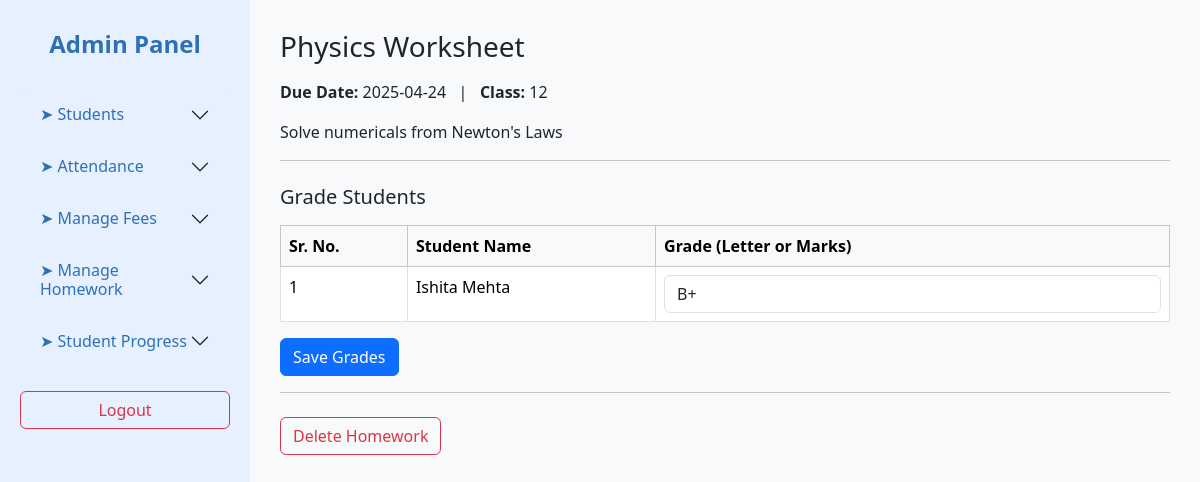
Page /view-homework/2 on the committed database.
### tables this page shows
CREATE TABLE homework (
                id INTEGER PRIMARY KEY AUTOINCREMENT,
                title TEXT NOT NULL,
                description TEXT NOT NULL,
                due_date TEXT NOT NULL,
                assigned_class INTEGER NOT NULL
            );

CREATE TABLE students (
            id INTEGER PRIMARY KEY AUTOINCREMENT,
            name TEXT NOT NULL,
            dob TEXT NOT NULL,
            contact TEXT NOT NULL,
            email TEXT NOT NULL
        , username TEXT, password TEXT);

CREATE TABLE submissions (
                id INTEGER PRIMARY KEY AUTOINCREMENT,
                homework_id INTEGER NOT NULL,
                student_id INTEGER NOT NULL,
                grade TEXT,
                FOREIGN KEY (homework_id) REFERENCES homework(id),
                FOREIGN KEY (student_id) REFERENCES students(id),
                UNIQUE(homework_id, student_id)
            );

### app.py (the view, shortened to what this page needs)
@app.route("/view-homework/<int:homework_id>", methods=["GET", "POST"])
def view_homework_detail(homework_id):
    with sqlite3.connect("tuition.db", timeout=10) as conn:
        c = conn.cursor()
        c.execute("SELECT id, title, description, due_date, assigned_class FROM homework WHERE id = ?", (homework_id,))
        hw = c.fetchone()
        if not hw:
            return "Homework not found", 404
        assigned_class = hw[4]
        c.execute('''
            SELECT s.id, s.name
            FROM students s
            JOIN subjects subj ON s.id = subj.student_id
            WHERE subj.class = ?
        ''', (assigned_class,))
        students = c.fetchall()
        c.execute("SELECT student_id, grade FROM submissions WHERE homework_id = ?", (homework_id,))
        submitted = {row[0]: row[1] for row in c.fetchall()}
    return render_template("homework_detail.html", hw=hw, students=students, submitted=submitted)

### templates/homework_detail.html
{% extends "admin_dashboard.html" %}
{% block content %}
<h3 class="mb-3">{{ hw[1] }}</h3>
<p><strong>Due Date:</strong> {{ hw[3] }} &nbsp; | &nbsp; <strong>Class:</strong> {{ hw[4] }}</p>
<p>{{ hw[2] }}</p>
<hr>
<form method="POST">
    <h5 class="mt-4 mb-3">Grade Students</h5>
    <table class="table table-bordered">
        <thead class="table-light">
            <tr>
                <th>Sr. No.</th>
                <th>Student Name</th>
                <th>Grade (Letter or Marks)</th>
            </tr>
        </thead>
        <tbody>
            {% for student in students %}
            <tr>
                <td>{{ loop.index }}</td>
                <td>{{ student[1] }}</td>
                <td>
                    <input type="text" class="form-control" name="grade_{{ student[0] }}"
                           value="{{ submitted.get(student[0], '') }}">
                </td>
            </tr>
            {% endfor %}
        </tbody>
    </table>
    <button type="submit" class="btn btn-primary">Save Grades</button>
</form>
<hr>
<div class="mt-4 d-flex justify-content-between">
    <form method="POST" action="{{ url_for('delete_homework', homework_id=hw[0]) }}"
          onsubmit="return confirm('Are you sure you want to delete this homework?');">
        <button type="submit" class="btn btn-outline-danger">Delete Homework</button>
    </form>
</div>
{% endblock %}

### templates/admin_dashboard.html (style rules this page uses)
body { display: flex; min-height: 100vh; font-family: 'Segoe UI', sans-serif; }

### rows in the picture
homework: title "Physics Worksheet", due_date "2025-04-24", assigned_class "12", description "Solve numericals from Newton's Laws"
students: name "Ishita Mehta"
submissions: get "B+"
